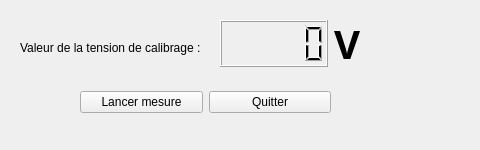
<?xml version="1.0" encoding="UTF-8"?>
<ui version="4.0">
 <class>Widget</class>
 <widget class="QWidget" name="Widget">
  <property name="geometry">
   <rect>
    <x>0</x>
    <y>0</y>
    <width>480</width>
    <height>150</height>
   </rect>
  </property>
  <property name="windowTitle">
   <string>Widget</string>
  </property>
  <widget class="QLabel" name="label">
   <property name="geometry">
    <rect>
     <x>20</x>
     <y>40</y>
     <width>221</width>
     <height>16</height>
    </rect>
   </property>
   <property name="text">
    <string>Valeur de la tension de calibrage :</string>
   </property>
  </widget>
  <widget class="QWidget" name="">
   <property name="geometry">
    <rect>
     <x>220</x>
     <y>20</y>
     <width>221</width>
     <height>47</height>
    </rect>
   </property>
   <layout class="QHBoxLayout" name="horizontalLayout">
    <item>
     <widget class="QLCDNumber" name="lcdNumber"/>
    </item>
    <item>
     <widget class="QLabel" name="label_2">
      <property name="font">
       <font>
        <family>Ubuntu Condensed</family>
        <pointsize>30</pointsize>
        <bold>true</bold>
       </font>
      </property>
      <property name="text">
       <string>V</string>
      </property>
     </widget>
    </item>
   </layout>
  </widget>
  <widget class="QWidget" name="">
   <property name="geometry">
    <rect>
     <x>80</x>
     <y>90</y>
     <width>251</width>
     <height>25</height>
    </rect>
   </property>
   <layout class="QHBoxLayout" name="horizontalLayout_2">
    <item>
     <widget class="QPushButton" name="pushButton">
      <property name="text">
       <string>Lancer mesure</string>
      </property>
     </widget>
    </item>
    <item>
     <widget class="QPushButton" name="pushButton_2">
      <property name="text">
       <string>Quitter</string>
      </property>
     </widget>
    </item>
   </layout>
  </widget>
 </widget>
 <resources/>
 <connections>
  <connection>
   <sender>pushButton_2</sender>
   <signal>clicked()</signal>
   <receiver>Widget</receiver>
   <slot>close()</slot>
   <hints>
    <hint type="sourcelabel">
     <x>208</x>
     <y>110</y>
    </hint>
    <hint type="destinationlabel">
     <x>286</x>
     <y>169</y>
    </hint>
   </hints>
  </connection>
 </connections>
</ui>
